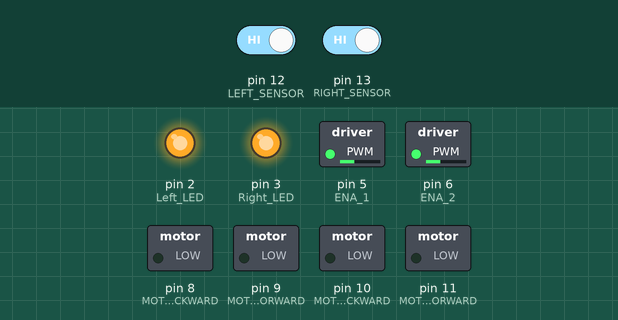
The sketch below on a simulated Arduino Uno, built with avr-gcc and run on an emulated ATmega328P. Parts: switched loads named in the sketch (green lamp = pin HIGH), output pins drawn as LEDs (lit = HIGH). Inputs (shaded band) come from the test bench; at power-on: pin 12 (LEFT_SENSOR) HIGH, pin 13 (RIGHT_SENSOR) HIGH.

Above: at 1.2 s.
1.3 s: pin 12 (LEFT_SENSOR) driven LOW
At 2.5 s:
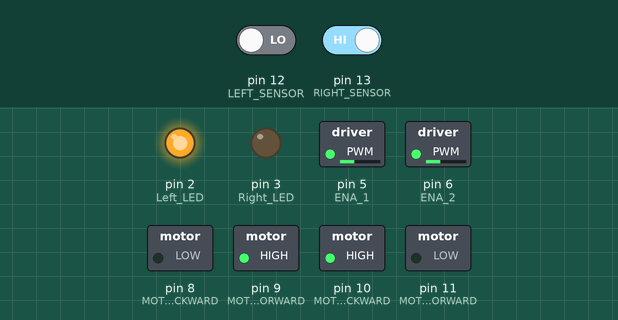
2.8 s: pin 13 (RIGHT_SENSOR) driven LOW
At 3.5 s:
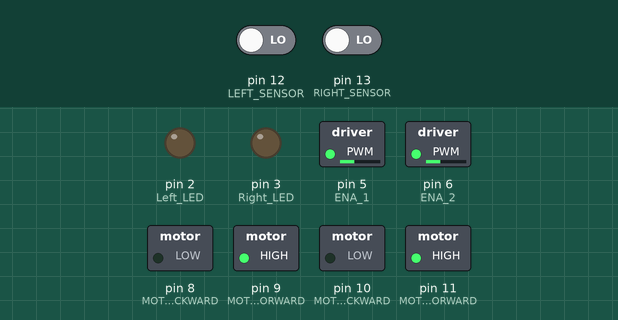
4.3 s: pin 12 (LEFT_SENSOR) driven HIGH
At 4.7 s:
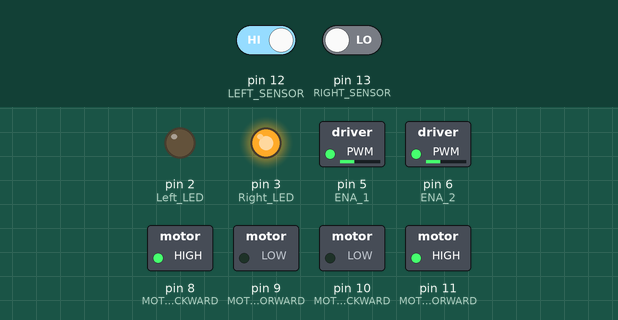
5.8 s: pin 13 (RIGHT_SENSOR) driven HIGH
At 7.1 s:
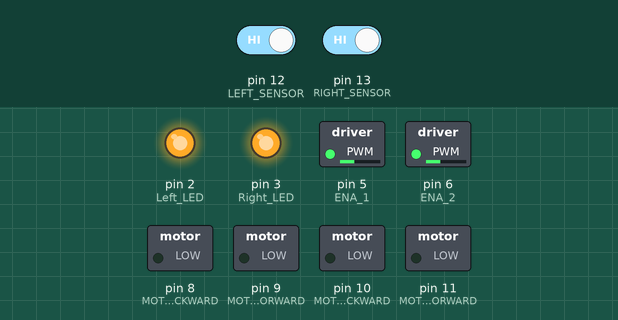
Timing chart, 0 to 8.3 s (numbered marks = the images above; inputs shaded):
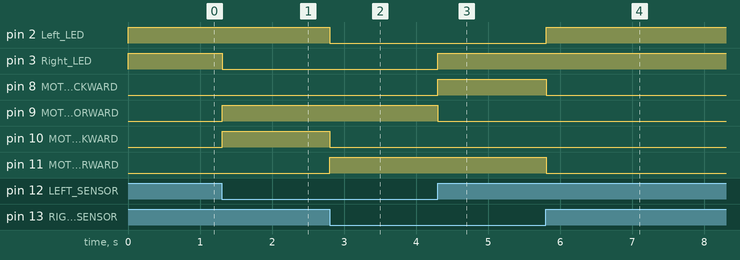

The sketch:

lfr.ino
```cpp
// Sensor and Motor Pin Definitions
#define LEFT_SENSOR 12
#define RIGHT_SENSOR 13

#define MOTOR_LEFT_FORWARD 11
#define MOTOR_LEFT_BACKWARD 10
#define MOTOR_RIGHT_FORWARD 9
#define MOTOR_RIGHT_BACKWARD 8

#define Left_LED 2
#define Right_LED 3

#define ENA_1 5  // PWM pin (previously A0, corrected)
#define ENA_2 6   // Use 4 as digital HIGH/LOW (or if needed, you can move to PWM pin 6, 9, 10, 11)

int speedControl = 90; // Motor speed (0-255)

void setup() {
    // Sensor Pins
    pinMode(LEFT_SENSOR, INPUT);
    pinMode(RIGHT_SENSOR, INPUT);

    // Motor Control Pins
    pinMode(MOTOR_LEFT_FORWARD, OUTPUT);
    pinMode(MOTOR_LEFT_BACKWARD, OUTPUT);
    pinMode(MOTOR_RIGHT_FORWARD, OUTPUT);
    pinMode(MOTOR_RIGHT_BACKWARD, OUTPUT);

    // Enable Pins
    pinMode(ENA_1, OUTPUT);
    pinMode(ENA_2, OUTPUT);

    // LEDs
    pinMode(Right_LED, OUTPUT);
    pinMode(Left_LED, OUTPUT);

    // Set Motor Speed
    analogWrite(ENA_1, speedControl);
    analogWrite(ENA_2, speedControl);  // If ENA_2 is on non-PWM pin like D4, just set HIGH for full speed
}

void loop() {
    int leftState = digitalRead(LEFT_SENSOR);
    int rightState = digitalRead(RIGHT_SENSOR);

    if (leftState == LOW && rightState == LOW) {
        moveForward();
    } else if (leftState == HIGH && rightState == LOW) {
        turnRight();
    } else if (leftState == LOW && rightState == HIGH) {
        turnLeft();
    } else {
        stopMotors();
    }

    delay(5); // Small delay to stabilize readings
}

void moveForward() {
    digitalWrite(MOTOR_LEFT_FORWARD, HIGH);
    digitalWrite(MOTOR_LEFT_BACKWARD, LOW);
    digitalWrite(MOTOR_RIGHT_FORWARD, HIGH);
    digitalWrite(MOTOR_RIGHT_BACKWARD, LOW);
    digitalWrite(Left_LED, LOW);
    digitalWrite(Right_LED, LOW);
}

void turnRight() {
    // Tight turn (left wheel forward, right wheel backward)
    digitalWrite(MOTOR_LEFT_FORWARD, HIGH);
    digitalWrite(MOTOR_LEFT_BACKWARD, LOW);
    digitalWrite(MOTOR_RIGHT_FORWARD, LOW);
    digitalWrite(MOTOR_RIGHT_BACKWARD, HIGH);
    digitalWrite(Left_LED, LOW);
    digitalWrite(Right_LED, HIGH);
}

void turnLeft() {
    // Tight turn (left wheel backward, right wheel forward)
    digitalWrite(MOTOR_LEFT_FORWARD, LOW);
    digitalWrite(MOTOR_LEFT_BACKWARD, HIGH);
    digitalWrite(MOTOR_RIGHT_FORWARD, HIGH);
    digitalWrite(MOTOR_RIGHT_BACKWARD, LOW);
    digitalWrite(Left_LED, HIGH);
    digitalWrite(Right_LED, LOW);
}

void stopMotors() {
    digitalWrite(MOTOR_LEFT_FORWARD, LOW);
    digitalWrite(MOTOR_LEFT_BACKWARD, LOW);
    digitalWrite(MOTOR_RIGHT_FORWARD, LOW);
    digitalWrite(MOTOR_RIGHT_BACKWARD, LOW);
    digitalWrite(Left_LED, HIGH);
    digitalWrite(Right_LED, HIGH);
}
```

Measured:
- after the input at 1.3 s, pin 3 (Right_LED): HIGH → LOW at once; pin 9 (MOTOR_RIGHT_FORWARD), pin 10 (MOTOR_LEFT_BACKWARD): LOW → HIGH at once
- after the input at 2.8 s, pin 2 (Left_LED), pin 10 (MOTOR_LEFT_BACKWARD): HIGH → LOW at once; pin 11 (MOTOR_LEFT_FORWARD): LOW → HIGH at once
- after the input at 4.3 s, pin 3 (Right_LED), pin 8 (MOTOR_RIGHT_BACKWARD): LOW → HIGH at once; pin 9 (MOTOR_RIGHT_FORWARD): HIGH → LOW at once
- after the input at 5.8 s, pin 2 (Left_LED): LOW → HIGH at once; pin 8 (MOTOR_RIGHT_BACKWARD), pin 11 (MOTOR_LEFT_FORWARD): HIGH → LOW at once
